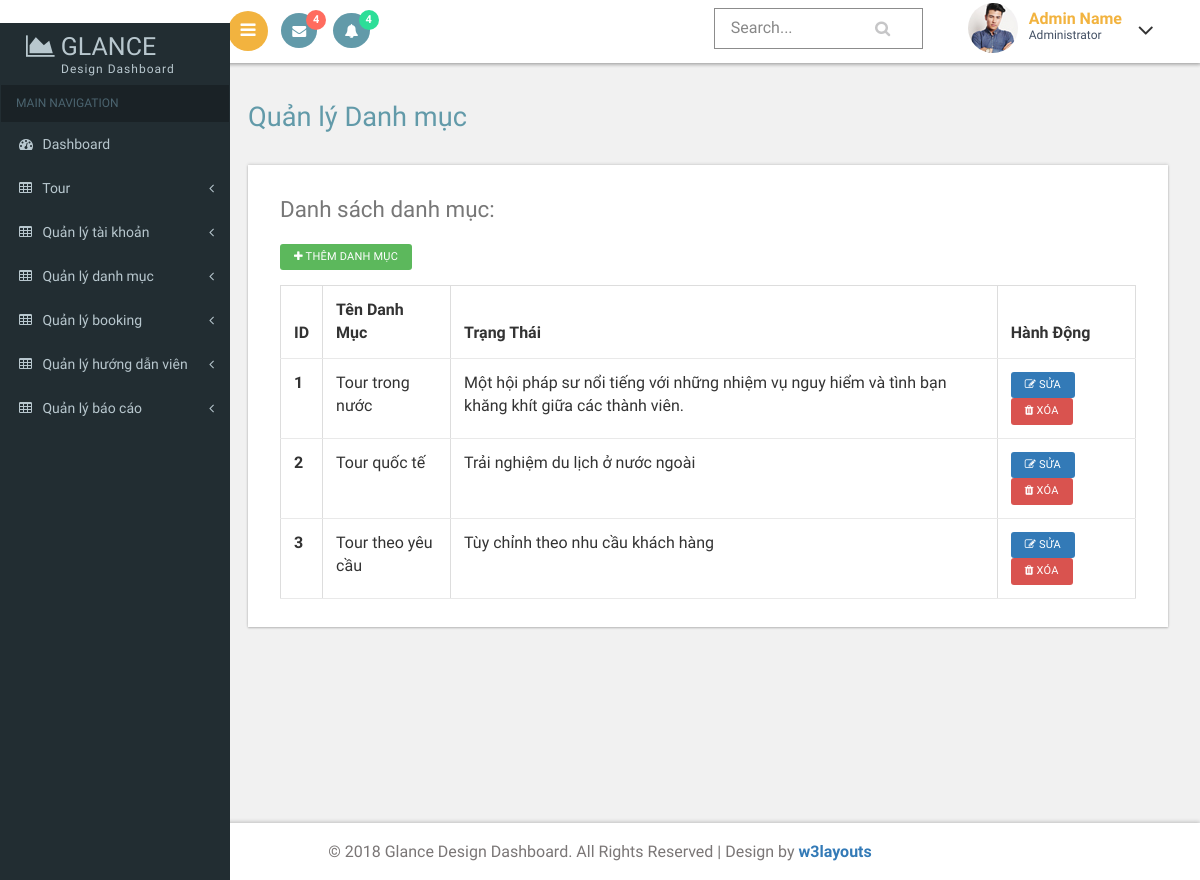
The page /index.php?act=category (signed in) on the database its author committed.
### tables this page shows
CREATE TABLE `tour_categories` (
  `id` int NOT NULL,
  `name` varchar(255) DEFAULT NULL,
  `description` text,
  `created_at` datetime DEFAULT CURRENT_TIMESTAMP,
  `updated_at` datetime DEFAULT CURRENT_TIMESTAMP ON UPDATE CURRENT_TIMESTAMP
);

### controllers/admin/CategoryController.php (called while the page is built, shortened)
<?php
require_once './models/admin/CategoryModel.php';
class CategoryController
{
    public $categoryModel;
    public function __construct()
    {
        $this->categoryModel = new CategoryModel();
    }
    public function index()
    {
        $categories = $this->categoryModel->getAll();
        require_once './views/admin/category/list.php';
    }
}

### commons/function.php (called while the page is built, shortened)
<?php
function connectDB() {
    $host = DB_HOST;
    $port = DB_PORT;
    $dbname = DB_NAME;
    try {
        $conn = new PDO("mysql:host=$host;port=$port;dbname=$dbname", DB_USERNAME, DB_PASSWORD);
        $conn->setAttribute(PDO::ATTR_ERRMODE, PDO::ERRMODE_EXCEPTION);
        $conn->setAttribute(PDO::ATTR_DEFAULT_FETCH_MODE, PDO::FETCH_ASSOC);
        return $conn;
    } catch (PDOException $e) {
        echo ("Connection failed: " . $e->getMessage());
    }
}

### models/admin/CategoryModel.php (called while the page is built, shortened)
<?php
class CategoryModel
{
    public $conn;
    public function __construct()
    {
        $this->conn = connectDB();
    }
    public function getAll()
    {
        $sql = "SELECT * FROM `tour_categories`";
        $stmt = $this->conn->prepare($sql);
        $stmt->execute();
        return $stmt->fetchAll(PDO::FETCH_ASSOC);
    }
}

### views/admin/category/list.php (the view, shortened to what this page needs)
<?php
require_once __DIR__ . '/../../layout/admin/header.php';
?>
<div class="sticky-header header-section ">
    <div class="header-left">
        <button id="showLeftPush"><i class="fa fa-bars"></i></button>
        <div class="profile_details_left">
            <ul class="nofitications-dropdown">
                <li class="dropdown head-dpdn">
                    <a href="#" class="dropdown-toggle" data-toggle="dropdown" aria-expanded="false"><i class="fa fa-envelope"></i><span class="badge">4</span></a>
                </li>
                <li class="dropdown head-dpdn">
                    <a href="#" class="dropdown-toggle" data-toggle="dropdown" aria-expanded="false"><i class="fa fa-bell"></i><span class="badge blue">4</span></a>
                </li>
            </ul>
            <div class="clearfix"> </div>
        </div>
        <div class="clearfix"> </div>
    </div>
    <div class="header-right">
        <div class="search-box">
            <form class="input">
                <input class="sb-search-input input__field--madoka" placeholder="Search..." type="search" id="input-31" />
                <label class="input__label" for="input-31">
                    <svg class="graphic" width="100%" height="100%" viewBox="0 0 404 77" preserveAspectRatio="none">
                        <path d="m0,0l404,0l0,77l-404,0l0,-77z" />
                    </svg>
                </label>
            </form>
        </div>
        <div class="profile_details">
            <ul>
                <li class="dropdown profile_details_drop">
                    <a href="#" class="dropdown-toggle" data-toggle="dropdown" aria-expanded="false">
                        <div class="profile_img">
                            <span class="prfil-img"><img src="images/2.jpg" alt=""> </span>
                            <div class="user-name">
                                <p>Admin Name</p>
                                <span>Administrator</span>
                            </div>
                            <i class="fa fa-angle-down lnr"></i>
                            <div class="clearfix"></div>
                        </div>
                    </a>
                </li>
            </ul>
        </div>
        <div class="clearfix"> </div>
    </div>
    <div class="clearfix"> </div>
</div>
<div id="page-wrapper">
    <div class="main-page">
        <div class="tables">
            <h2 class="title1">Quản lý Danh mục</h2>
            <div class="bs-example widget-shadow" data-example-id="hoverable-table">
                <h4>Danh sách danh mục:</h4>
                <div class="mb-3" style="margin-bottom: 15px;">
                    <a href="?act=category-add" class="btn btn-success btn-sm">
                        <i class="fa fa-plus"></i> Thêm danh mục
                    </a>
                </div>
                <table class="table table-hover table-bordered">
                    <thead>
                        <tr>
                            <th>ID</th>
                            <th>Tên danh mục</th>
                            <th>Trạng thái</th>
                            <th>Hành động</th>
                        </tr>
                    </thead>
                    <tbody>
                        <?php if (!empty($categories)): ?>
                            <?php foreach ($categories as $cate): ?>
                                <tr>
                                    <th scope="row"><?= $cate['id'] ?></th>
                                    <td><?= htmlspecialchars($cate['name']) ?></td>
                                    <td>
                                        <?= htmlspecialchars($cate['description']) ?>
                                    </td>
                                    <td>
                                        <a href="?act=category-edit&id=<?= $cate['id'] ?>" class="btn btn-primary btn-sm">
                                            <i class="fa fa-edit"></i> Sửa
                                        </a>
                                        <a onclick="return confirm('Bạn có chắc chắn muốn xóa danh mục này?')"
                                            href="?act=category-delete&id=<?= $cate['id'] ?>"
                                            class="btn btn-danger btn-sm">
                                            <i class="fa fa-trash"></i> Xóa
                                        </a>
                                    </td>
                                </tr>
                            <?php endforeach; ?>
                        <?php endif; ?>
                    </tbody>
                </table>
            </div>
        </div>
    </div>
</div>
<?php
require_once __DIR__ . '/../../layout/admin/footer.php';
?>

### commons/css/custom.css (style rules this page uses)
#page-wrapper { padding:5em 2em 2.5em; background-color: #F1F1F1; }

### views/admin/category/list.php (style rules this page uses)
html, body { overflow: auto !important; height: auto !important; max-height: none !important; }
#page-wrapper, .content-wrapper { overflow: auto !important; height: auto !important; min-height: 100vh !important; max-height: none !important; }
.main-page, .right_col, .container, .tables, .panel-body { overflow: visible !important; height: auto !important; }
body, #wrapper, #page-wrapper { position: static !important; }

### views/layout/admin/footer.php (style rules this page uses)
html, body { overflow: auto !important; height: auto !important; max-height: none !important; }

### rows shown on the page
tour_categories: id "1", name "Tour trong nước", description "Một hội pháp sư nổi tiếng với những nhiệm vụ nguy hiểm và tình bạn khăng khít giữa các thành viên."
tour_categories: id "2", name "Tour quốc tế", description "Trải nghiệm du lịch ở nước ngoài"
tour_categories: id "3", name "Tour theo yêu cầu", description "Tùy chỉnh theo nhu cầu khách hàng"
